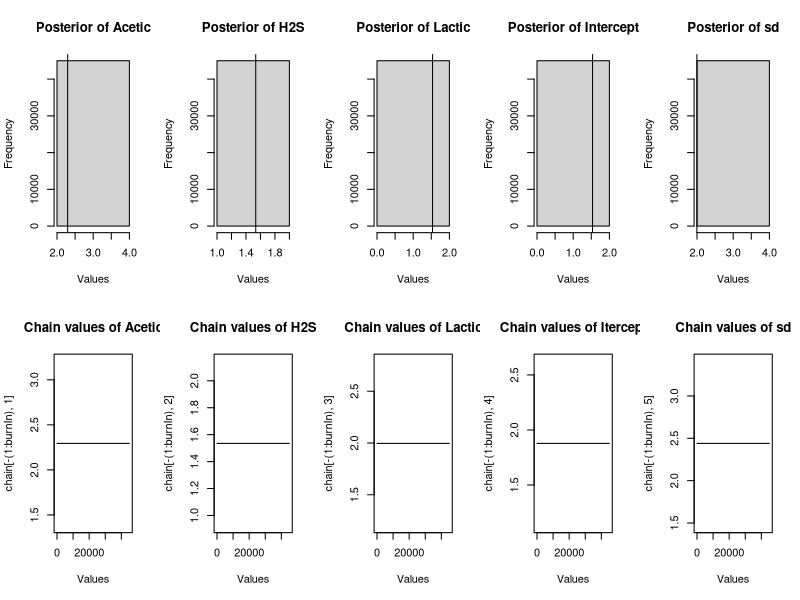

R code for this plot:
rm(list=ls())
set.seed(28112016)
n = 100

data  <- read.csv("cheese.csv")
nms <- names(data)
#data <- as.data.frame(scale(data))
#colnames(data) <- nms

#plot(data$Acetic, data$taste, main="Acetic")
#plot(data$H2S, data$taste, main="H2S")
#plot(data$Lactic, data$taste, main="Lactic")

loglikelihood <- function(x1,x2,x3,y,theta){
  a   <- theta[1]
  b   <- theta[2]
  c   <- theta[3]
  d   <- theta[4]
  std <- theta[5]
  
  yy <- a*x1 + b*x2 + c*x3 + d 
  singleLikelihood <- dnorm(y, mean=yy, sd=std, log=T)
  sumll <- sum(singleLikelihood)
  return(sumll)
}

logprior <- function(theta){
  a   <- theta[1]
  b   <- theta[2]
  c   <- theta[3]
  d   <- theta[4]
  std <- theta[5]
  
  aa <- dunif(a, min=0, max=50, log=T)
  bb <- dunif(b, min=0, max=50, log=T)
  cc <- dunif(c, min=0, max=50, log=T)
  dd <- dnorm(b, sd=5, log=T)     #jump size
  std0 <- dunif(std, min=0, max=50, log=T)
  return(aa+bb+cc+dd+std0)
}

logposteriori <- function(x1, x2, x3, y, theta){
  return(loglikelihood(x1, x2, x3, y, theta) + logprior(theta))
}

proposal <- function(theta){
  a   <- theta[1]
  b   <- theta[2]
  c   <- theta[3]
  d   <- theta[4]
  std <- theta[5]
  #sd is jump size
  return(rnorm(length(theta), mean=c(a,b,std), sd=c(0.3, 0.2, 0.5)))
}

runMCMC <- function(x1,x2,x3, y, startValue, iterations){
  chain <- array(dim = c(iterations+1,5))
  chain[1,] <- startValue
  for (i in 1:iterations){
    prop <- proposal(chain[i,])
    probab <- exp(logposteriori(x1,x2,x3,y,prop)- logposteriori(x1,x2,x3,y,chain[i,]))
    if(runif(1) < probab){
      chain[i+1, ] = prop
    } else {
      chain[i+1, ] = chain[i, ]
      #i <- i-1
    }
    print(chain[i,])
    print(i)
    #readkey()
  }
  return(chain)
}

readkey <- function()
{
  cat ("Press [enter] to continue")
  line <- readline()
}

theta0 <- c(1,1,1,1,1)
chain <- runMCMC(data$Acetic, data$H2S, data$Lactic, data$taste, startValue = theta0, iterations=50000)
burnIn <- 5000
acceptance <- 1 - mean(duplicated(chain[-(1:burnIn), ]))

###Summary
par(mfrow=c(2,5))
hist(chain[-(1:burnIn), 1], nclass=30, main='Posterior of Acetic', xlab='Values')
abline(v=mean(chain[-(1:burnIn), 1]))

hist(chain[-(1:burnIn), 2], nclass=30, main='Posterior of H2S', xlab='Values')
abline(v=mean(chain[-(1:burnIn), 2]))

hist(chain[-(1:burnIn), 3], nclass=30, main='Posterior of Lactic', xlab='Values')
abline(v=mean(chain[-(1:burnIn), 2]))

hist(chain[-(1:burnIn), 4], nclass=30, main='Posterior of Intercept', xlab='Values')
abline(v=mean(chain[-(1:burnIn), 2]))

hist(chain[-(1:burnIn), 5], nclass=30, main='Posterior of sd', xlab='Values')
abline(v=mean(chain[-(1:burnIn), 3]))


plot(chain[-(1:burnIn),1], type = "l", xlab="Values" , main = "Chain values of Acetic" )

plot(chain[-(1:burnIn),2], type = "l", xlab="Values" , main = "Chain values of H2S" )

plot(chain[-(1:burnIn),3], type = "l", xlab="Values" , main = "Chain values of Lactic" )

plot(chain[-(1:burnIn),4], type = "l", xlab="Values" , main = "Chain values of Itercept" )

plot(chain[-(1:burnIn),5], type = "l", xlab="Values" , main = "Chain values of sd" )


summary(lm(data$taste~data$Acetic + data$H2S + data$Lactic))
